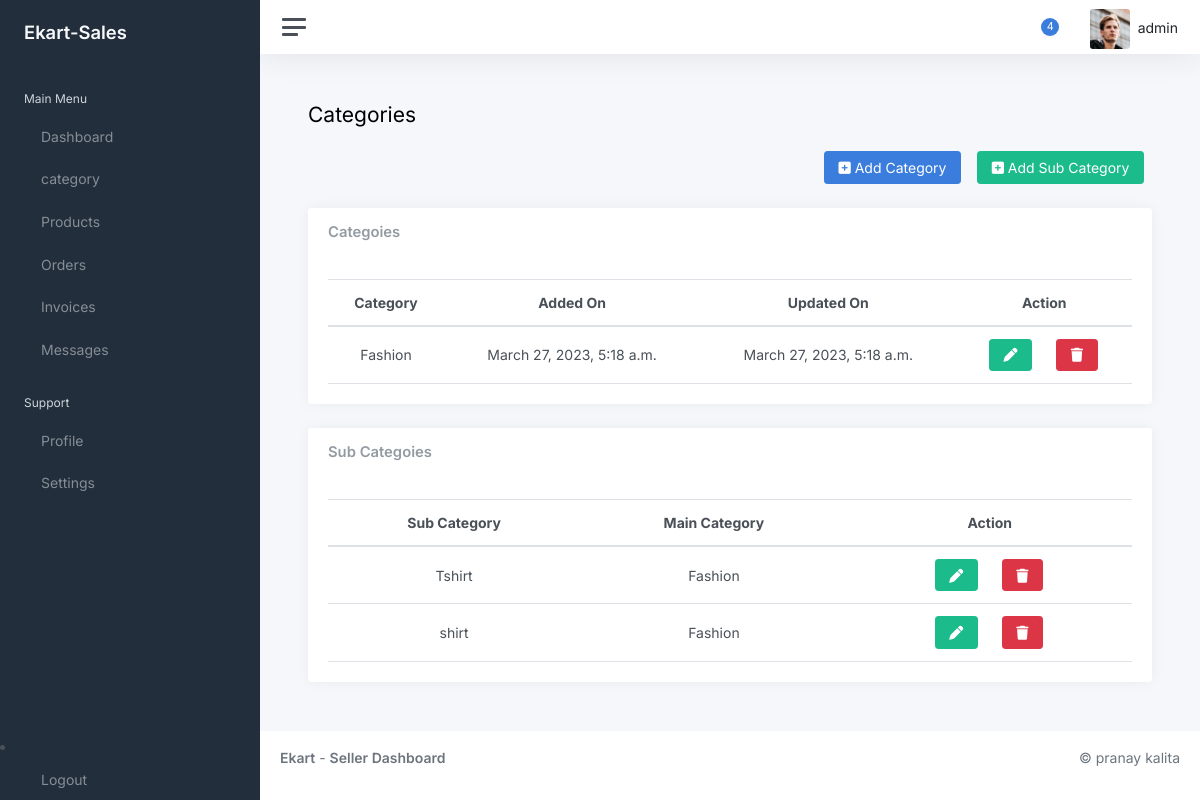
The app's page /seller/category/ (signed in), older data.
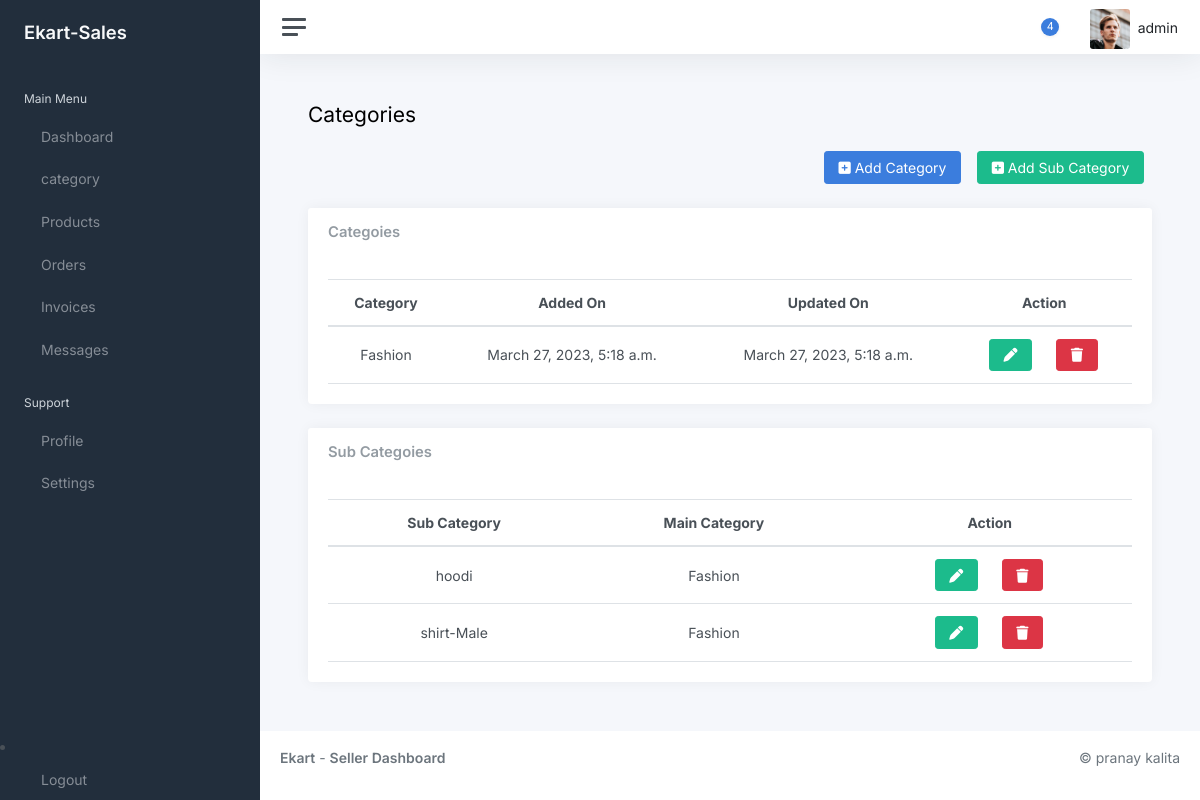
The same page, newer data.
### products/models.py (models this page shows, shortened)
class Category(models.Model):
    categoryName = models.CharField(max_length=20)
    createdOn = models.DateTimeField(auto_now_add=True)
    updatedOn = models.DateTimeField(auto_now=True)
    def __str__(self):
        return self.categoryName

class SubCategory(models.Model):
    category = models.ForeignKey(Category, on_delete=models.CASCADE)
    subcatgName = models.CharField(max_length=50,default="")
    createdOn = models.DateTimeField(auto_now_add=True)
    updatedOn = models.DateTimeField(auto_now=True)

### sellers/views.py (the view)
# urls.py: path('category/', category, name="category"),
@login_required(login_url='/seller/login/')
def category(request):
    categorylist = Category.objects.all()
    subcategorylist = SubCategory.objects.select_related('category').all()
    context = {
        'categorylist': categorylist,
        'subcategorylist': subcategorylist,
    }
    return render(request, 'seller/category.html', context)

### template/seller/category.html (shortened to what this page needs)
{% extends 'seller/common.html' %}
{% block content %}
{% load static %}
<main class="content">
    <div class="container-fluid p-0">
        <h1 class="h3 mb-3">Categories</h1>
        <div class="row mb-3">
            <div class="col">
                <button type="button " class="btn btn-success float-end m-2" data-bs-toggle="modal"
                        data-bs-target="#addSubcategoryModal">
                    <i class="fa-solid fa-square-plus"></i>
                    Add Sub Category
                </button>
                <button type="button" class="btn btn-primary float-end m-2" data-bs-toggle="modal"
                        data-bs-target="#addcategoryModal">
                    <i class="fa-solid fa-square-plus"></i>
                    Add Category
                </button>
            </div>
        </div>
        <div class="row">
            <div class="col-12">
                <div class="card">
                    <div class="card-header">
                        <h5 class="card-title mb-0">Categoies</h5>
                    </div>
                    <div class="card-body">
                        <div class="table-responsive">
                            <table class="table table-hover text-center mb-0" id="dataTable">
                                <thead>
                                <tr>
                                    <th>Category</th>
                                    <th>Added On</th>
                                    <th>Updated On</th>
                                    <th>Action</th>
                                </tr>
                                </thead>
                                <tbody>
                                {% for data in categorylist %}
                                <tr>
                                    <td>{{data.categoryName}}</td>
                                    <td>{{data.createdOn}}</td>
                                    <td>{{data.updatedOn}}</td>
                                    <td>
                                        <div class="row">
                                            <div class="col-6">
                                                <a href="#" class="btn btn-success float-right" data-bs-toggle="modal"
                                                   data-bs-target="#editcategorybtn{{data.id }}">
                                                    <i class="fa-solid fa-pen"></i></a>
                                            </div>
                                            <div class="col-6">
                                                <form action="{% url 'deletecategory' %}" method="post">
                                                    <button type="submit" class="btn btn-danger float-left">
                                                        <i class="fa-solid fa-trash"></i>
                                                    </button>
                                                </form>
                                            </div>
                                        </div>
                                    </td>
                                </tr>
                                {% endfor%}
                                </tbody>
                            </table>
                        </div>
                    </div>
                </div>
            </div>
        </div>
        <div class="row">
            <div class="col-12">
                <div class="card">
                    <div class="card-header">
                        <h5 class="card-title mb-0">Sub Categoies</h5>
                    </div>
                    <div class="card-body">
                        <div class="table-responsive">
                            <table class="table table-hover text-center mb-0" id="dataTable">
                                <thead>
                                <tr>
                                    <th>Sub Category</th>
                                    <th>Main Category</th>
                                    <th>Action</th>
                                </tr>
                                </thead>
                                <tbody>
                                {% for subdata in subcategorylist %}
                                <tr>
                                    <td>{{subdata.subcatgName}}</td>
                                    <td>{{subdata.category}}</td>
                                    <td>
                                        <div class="row">
                                            <div class="col-6">
                                                <a href="#" class="btn btn-success float-right" data-bs-toggle="modal"
                                                   data-bs-target="#editsubcategorybtn{{ subdata.id }}">
                                                    <i class="fa-solid fa-pen"></i></a>
                                            </div>
                                            <div class="col-6">
                                                <form action="{% url 'deletesubcategory' %}" method="post">
                                                    <button type="submit" class="btn btn-danger float-left"><i
                                                            class="fa-solid fa-trash"></i>
                                                    </button>
                                                </form>
                                            </div>
                                        </div>
                                    </td>
                                </tr>
                                {% endfor%}
                                </tbody>
                            </table>
                        </div>
                    </div>
                </div>
            </div>
        </div>
    </div>
</main>
{% endblock %}

### template/seller/common.html (shortened to what this page needs)
<!DOCTYPE html>
<html lang="en">
{% load static %}
<head>
    <link rel="stylesheet" href="https://cdn.jsdelivr.net/npm/bootstrap@4.1.3/dist/css/bootstrap.min.css">
    <link href="{% static 'css/app.css' %}" rel="stylesheet">
    <link href="{% static 'css/prodcuct_seller.css' %}" rel="stylesheet">
    <link rel="stylesheet" href="https://cdnjs.cloudflare.com/ajax/libs/font-awesome/6.3.0/css/all.min.css"/>
    <link rel="stylesheet" href="https://cdnjs.cloudflare.com/ajax/libs/datatables/1.10.21/css/dataTables.bootstrap4.min.css"/>
</head>
<body>
<div class="wrapper">
    <nav id="sidebar" class="sidebar js-sidebar">
        <div class="sidebar-content js-simplebar">
            <a class="sidebar-brand" href="#">
                <span class="align-middle">Ekart-Sales</span>
            </a>
            <ul class="sidebar-nav">
                <li class="sidebar-header">
                    Main Menu
                </li>
                <li class="sidebar-item  {% if request.path == dashboard %}active{% endif %}">
                    <a class="sidebar-link" href="{% url 'dashboard' %}">
                         <span
                            class="align-middle">Dashboard</span>
                    </a>
                </li>
                <li class="sidebar-item  {% if request.path == category %}active{% endif %}">
                    <a class="sidebar-link" href="{% url 'category' %}">
                         <span class="align-middle">category</span>
                    </a>
                </li>
                <li class="sidebar-item  {% if request.path == products %}active{% endif %}">
                    <a class="sidebar-link" href="{% url 'products' %}">
                         <span class="align-middle">Products</span>
                    </a>
                </li>
                <li class="sidebar-item  {% if request.path == Orders %}active{% endif %}">
                    <a class="sidebar-link" href="{% url 'dashboard' %}">
                         <span class="align-middle">Orders</span>
                    </a>
                </li>
                <li class="sidebar-item  {% if request.path == invoices %}active{% endif %}">
                    <a class="sidebar-link" href="{% url 'dashboard' %}">
                         <span
                            class="align-middle">Invoices</span>
                    </a>
                </li>
                <li class="sidebar-item  {% if request.path == messages %}active{% endif %}">
                    <a class="sidebar-link" href="{% url 'dashboard' %}">
                         <span class="align-middle">Messages</span>
                    </a>
                </li>
                <li class="sidebar-header">
                    Support
                </li>
                <li class="sidebar-item  {% if request.path == profile %}active{% endif %}">
                    <a class="sidebar-link" href="{% url 'dashboard' %}">
                         <span
                            class="align-middle">Profile</span>
                    </a>
                </li>
                <li class="sidebar-item  {% if request.path == settings %}active{% endif %}">
                    <a class="sidebar-link" href="{% url 'dashboard' %}">
                         <span class="align-middle">Settings</span>
                    </a>
                </li>
            </ul>
            <div class="sidebar-cta">
                <li class="sidebar-item">
                    <a class="sidebar-link" href="{% url 'sellerlogout' %}">
                         <span class="align-middle">Logout</span>
                    </a>
                </li>
            </div>
        </div>
    </nav>
    <div class="main">
        <nav class="navbar navbar-expand navbar-light navbar-bg">
            <a class="sidebar-toggle js-sidebar-toggle">
                <i class="hamburger align-self-center"></i>
            </a>
            <div class="navbar-collapse collapse">
                <ul class="navbar-nav navbar-align">
                    <li class="nav-item dropdown">
                        <a class="nav-icon dropdown-toggle" href="#" id="alertsDropdown" data-bs-toggle="dropdown">
                            <div class="position-relative">
                                <span class="indicator">4</span>
                            </div>
                        </a>
                    </li>
                    <li class="nav-item dropdown">
                        <a class="nav-icon dropdown-toggle" href="#" id="messagesDropdown"
                           data-bs-toggle="dropdown">
                        </a>
                    </li>
                    <li class="nav-item dropdown">
                        {% if user.is_authenticated %}
                        <img src="{% static 'img/avatars/avatar.jpg'%}" class="avatar img-fluid rounded me-1"
                             alt="Charles Hall"/> <span class="text-dark">{{user.username}}</span>
                        {% endif %}
                    </li>
                </ul>
            </div>
        </nav>
        {% block content %}{% endblock %}
        <footer class="footer">
            <div class="container-fluid">
                <div class="row text-muted">
                    <div class="col-6 text-start">
                        <p class="mb-0">
                            <a class="text-muted" href="{% url 'dashboard' %}"><strong>Ekart</strong></a> - <a
                                class="text-muted" href="https://github.com/pranaykalita/ekart" target="_blank"><strong>Seller
                            Dashboard</strong></a>
                        </p>
                    </div>
                    <div class="col-6 text-end">
                        <ul class="list-inline">
                            <p>&copy; pranay kalita</p>
                        </ul>
                    </div>
                </div>
            </div>
        </footer>
    </div>
</div>
</body>
</html>

Row changes from the older to the newer data that the page shows:
changed SubCategory: subcatgName "Tshirt" → "hoodi"
changed SubCategory: subcatgName "shirt" → "shirt-Male"
